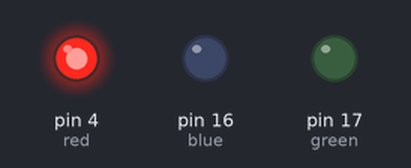
Bench run of a sketch on a simulated Arduino Uno, built with avr-gcc and run on an emulated ATmega328P. Shown: output pins drawn as LEDs (lit = HIGH).

Above: at 2.5 s.
At 7.5 s:
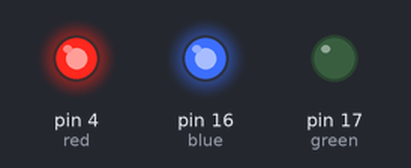
At 15.0 s:
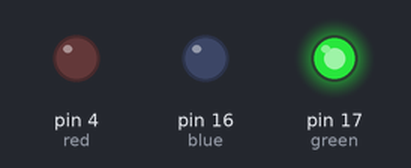
Timing chart, 0 to 26.0 s (numbered marks = the images above):
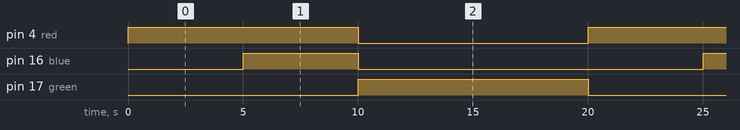

The sketch:

Traffic_Signal.ino
```cpp
#define red 4
#define blue 16
#define green 17
void setup() {
pinMode(red,OUTPUT);
pinMode(blue,OUTPUT);
pinMode(green,OUTPUT);
}

void loop() {
  RED();
  YELLOW();
  GREEN();
}

void RED() {
digitalWrite(red,HIGH);
delay(5000);
digitalWrite(red,LOW);
}

void YELLOW() {
digitalWrite(red,HIGH);
digitalWrite(blue,HIGH);
digitalWrite(green,LOW);
delay(5000);
digitalWrite(red,LOW);
digitalWrite(blue,LOW);
digitalWrite(green,LOW);
}

void GREEN() {
digitalWrite(green,HIGH);
delay(10000);
digitalWrite(green,LOW);
}
```

Measured:
- by itself, pin 4 (red), pin 17 (green): alternates HIGH for 10.0 s and LOW for 10.0 s
- by itself, pin 16 (blue): alternates HIGH for 5.0 s and LOW for 15.0 s
- by itself, everything shown: repeats every 20.0 s, in 4 steps
